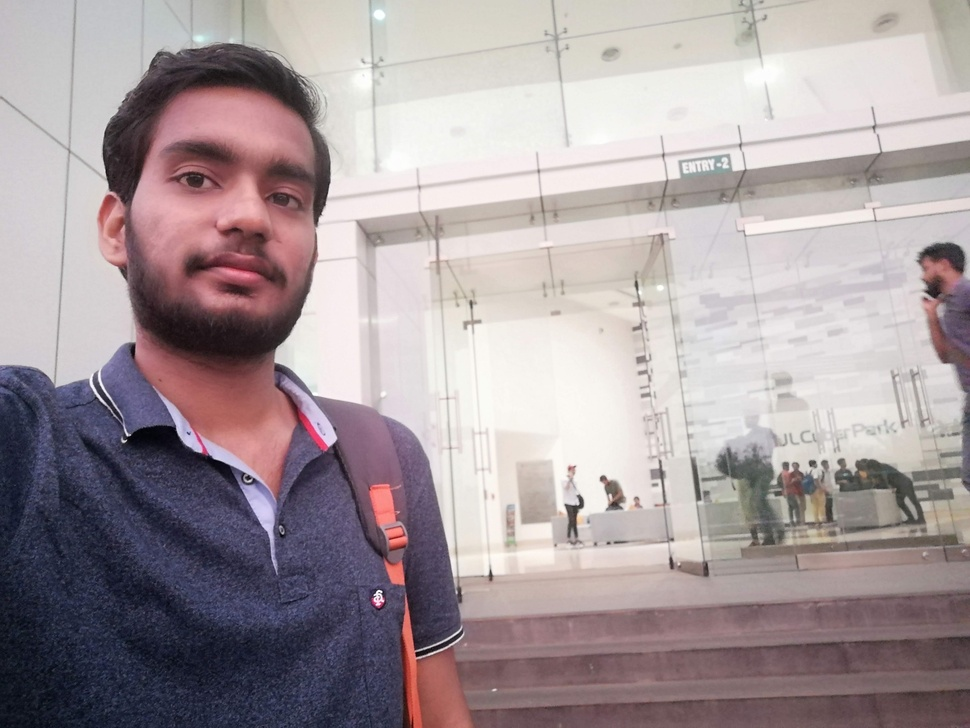
#> input picture IMG_20191109_181046.jpg, 970 x 728 px, shrunk from 4618 x 3464 before the run
$ python facepic.py
#> lines starting #> are read from the running program, lines starting #| are printed output that depends on the picture; after the words box and inside, x2 and y2 are one past the last pixel; in counts of white or black regions, pixels touching at a corner belong together
# it only runs with python2 not with python3
import numpy as np
import cv2


face_cascade = cv2.CascadeClassifier('haarcascade_frontalface_default.xml')


img = cv2.imread('IMG_20191109_181046.jpg')
#> img is the input picture: shape (728, 970, 3); mean B, G, R 156.8, 153.6, 165.2
gray = cv2.cvtColor(img,cv2.COLOR_BGR2GRAY)
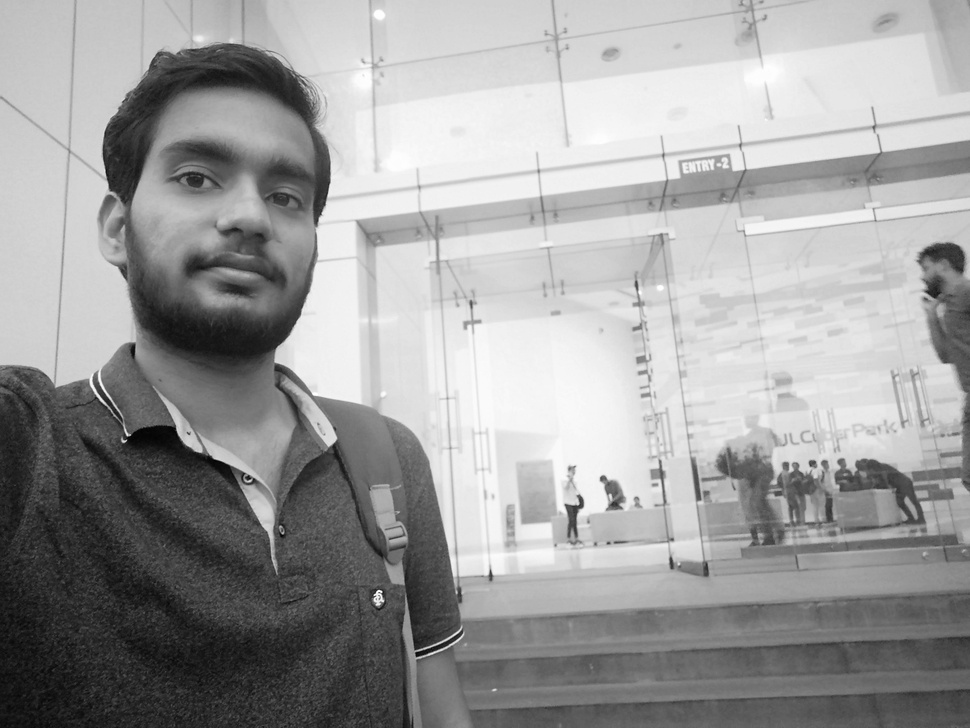
#> gray: shape (728, 970); min 1, max 255, mean 157.4
faces = face_cascade.detectMultiScale(gray,1.1,4)
#> faces = [[107, 79, 257, 257]]

for (x,y,w,h) in faces:
    cv2.rectangle(img,(x,y),(x+w,y+h),(255,0,0),2)
#> this loop made 1 pass
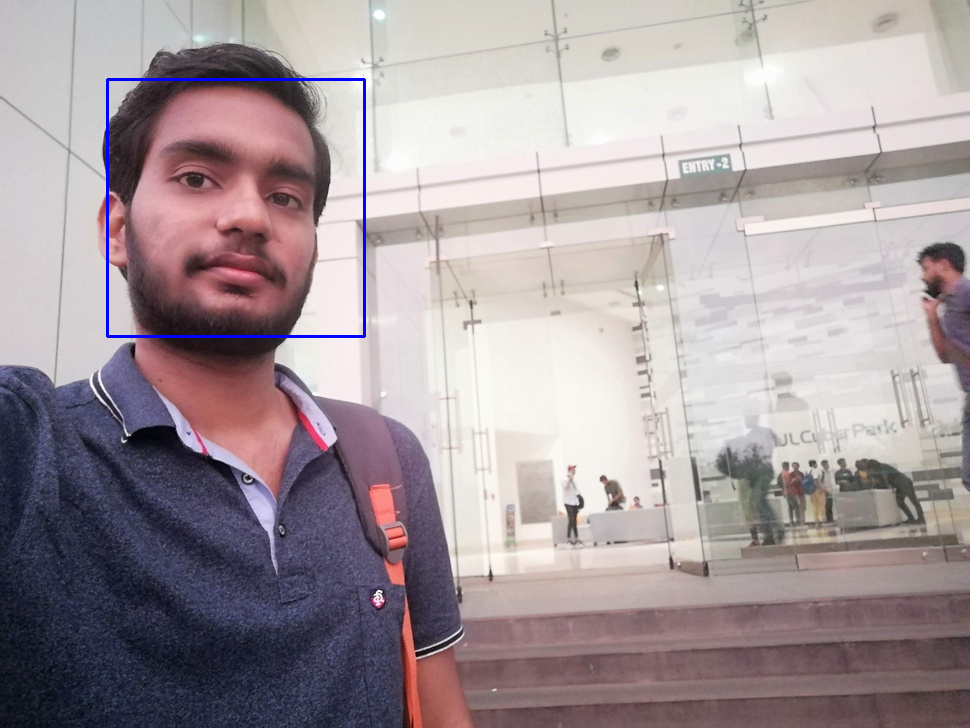
#> img: shape (728, 970, 3); 0.44% of pixels changed, all inside (x1, y1, x2, y2) = (106, 78, 366, 338)

cv2.imshow('img',img)
cv2.waitKey()
